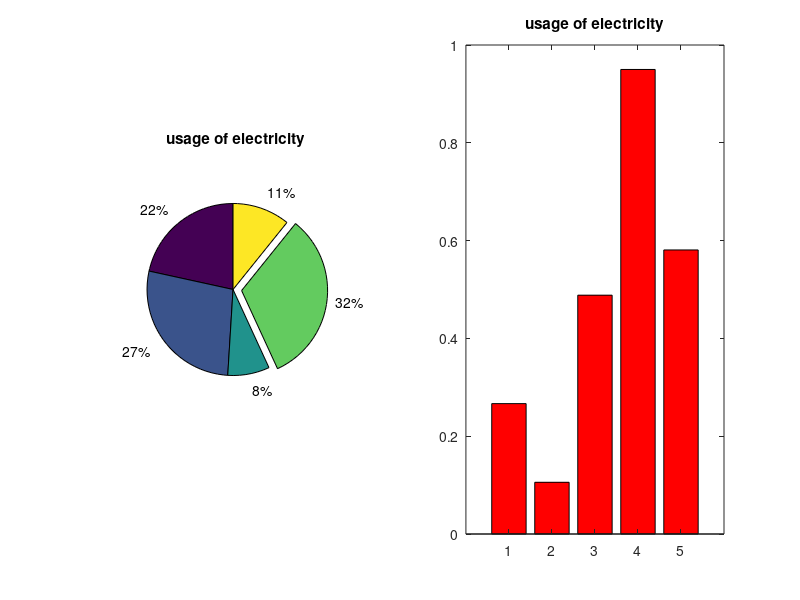

MATLAB code to generate this figure:
clear all
clc
close all

%first part 
x=rand(1,5);
bar(x,'red')


%second part
A=[22 28 8 33 11];
pie(A)



%third part
A=[22 28 8 33 11];
e=[0 0 0 1 0];
subplot(1,2,1)
pie(A,e)
title(' usage of electricity');
subplot(1,2,2)
bar(x,'red');
title('usage of electricity');
